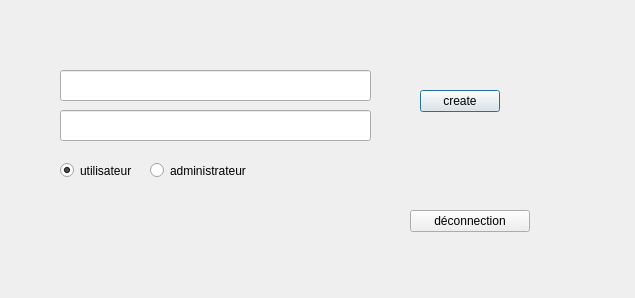
<?xml version="1.0" encoding="UTF-8"?>
<ui version="4.0">
 <class>admin_main</class>
 <widget class="QDialog" name="admin_main">
  <property name="geometry">
   <rect>
    <x>0</x>
    <y>0</y>
    <width>635</width>
    <height>298</height>
   </rect>
  </property>
  <property name="windowTitle">
   <string>Dialog</string>
  </property>
  <widget class="QWidget" name="logscreen" native="true">
   <property name="enabled">
    <bool>true</bool>
   </property>
   <property name="geometry">
    <rect>
     <x>30</x>
     <y>30</y>
     <width>520</width>
     <height>171</height>
    </rect>
   </property>
   <widget class="QLineEdit" name="usernameText">
    <property name="geometry">
     <rect>
      <x>30</x>
      <y>40</y>
      <width>311</width>
      <height>31</height>
     </rect>
    </property>
   </widget>
   <widget class="QLineEdit" name="passwordText">
    <property name="geometry">
     <rect>
      <x>30</x>
      <y>80</y>
      <width>311</width>
      <height>31</height>
     </rect>
    </property>
   </widget>
   <widget class="QPushButton" name="createUser">
    <property name="geometry">
     <rect>
      <x>390</x>
      <y>60</y>
      <width>80</width>
      <height>22</height>
     </rect>
    </property>
    <property name="mouseTracking">
     <bool>true</bool>
    </property>
    <property name="text">
     <string>create</string>
    </property>
   </widget>
   <widget class="QRadioButton" name="uti_radio">
    <property name="geometry">
     <rect>
      <x>30</x>
      <y>130</y>
      <width>83</width>
      <height>21</height>
     </rect>
    </property>
    <property name="text">
     <string>utilisateur</string>
    </property>
    <property name="checked">
     <bool>true</bool>
    </property>
   </widget>
   <widget class="QRadioButton" name="admin_radio">
    <property name="geometry">
     <rect>
      <x>120</x>
      <y>130</y>
      <width>101</width>
      <height>21</height>
     </rect>
    </property>
    <property name="text">
     <string>administrateur</string>
    </property>
   </widget>
  </widget>
  <widget class="QPushButton" name="disconnectButton">
   <property name="geometry">
    <rect>
     <x>410</x>
     <y>210</y>
     <width>120</width>
     <height>22</height>
    </rect>
   </property>
   <property name="text">
    <string>déconnection</string>
   </property>
  </widget>
 </widget>
 <resources/>
 <connections/>
</ui>
